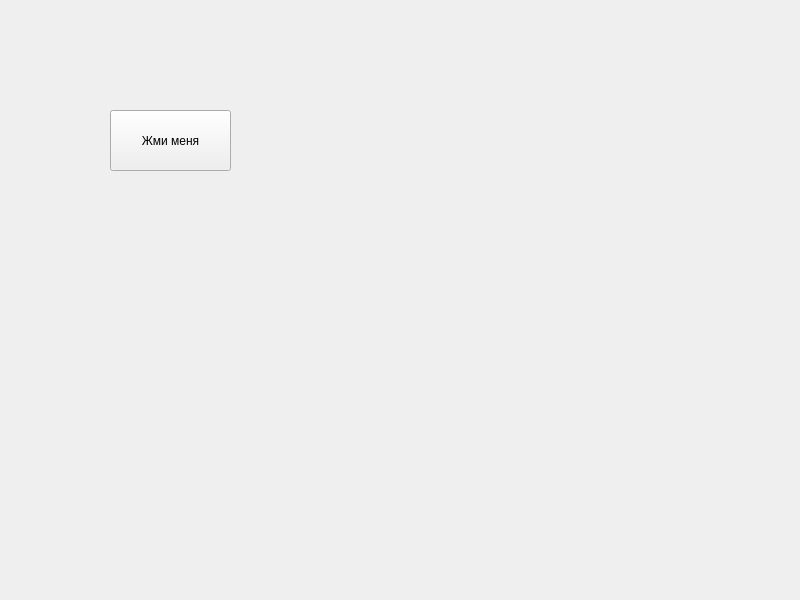
<?xml version="1.0" encoding="UTF-8"?>
<ui version="4.0">
 <class>MainWindow</class>
 <widget class="QMainWindow" name="MainWindow">
  <property name="geometry">
   <rect>
    <x>0</x>
    <y>0</y>
    <width>800</width>
    <height>600</height>
   </rect>
  </property>
  <property name="windowTitle">
   <string>MainWindow</string>
  </property>
  <widget class="QWidget" name="centralwidget">
   <widget class="QPushButton" name="pushButton">
    <property name="geometry">
     <rect>
      <x>110</x>
      <y>110</y>
      <width>121</width>
      <height>61</height>
     </rect>
    </property>
    <property name="text">
     <string>Жми меня</string>
    </property>
   </widget>
  </widget>
 </widget>
 <resources/>
 <connections/>
</ui>
